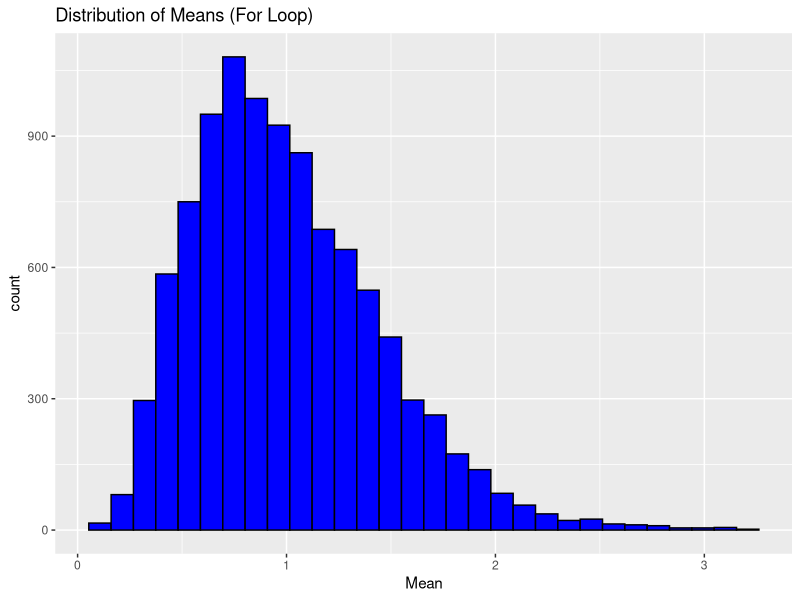
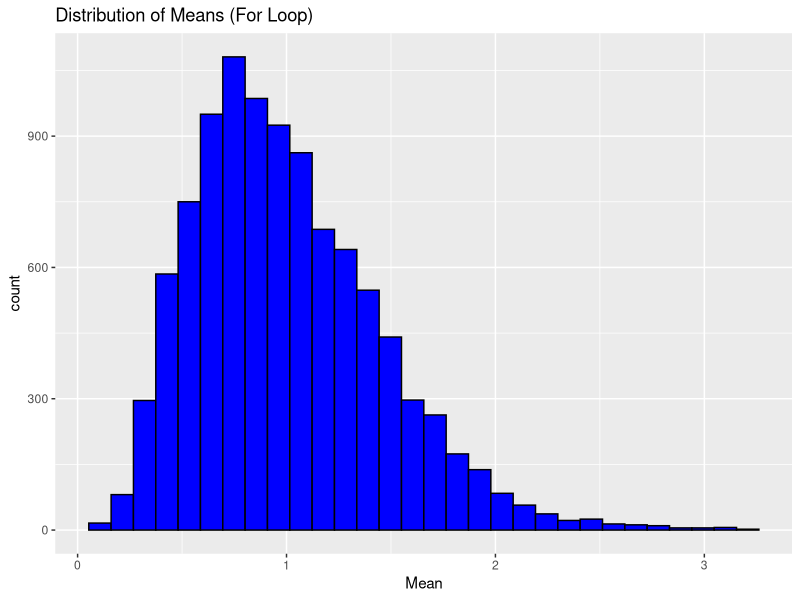
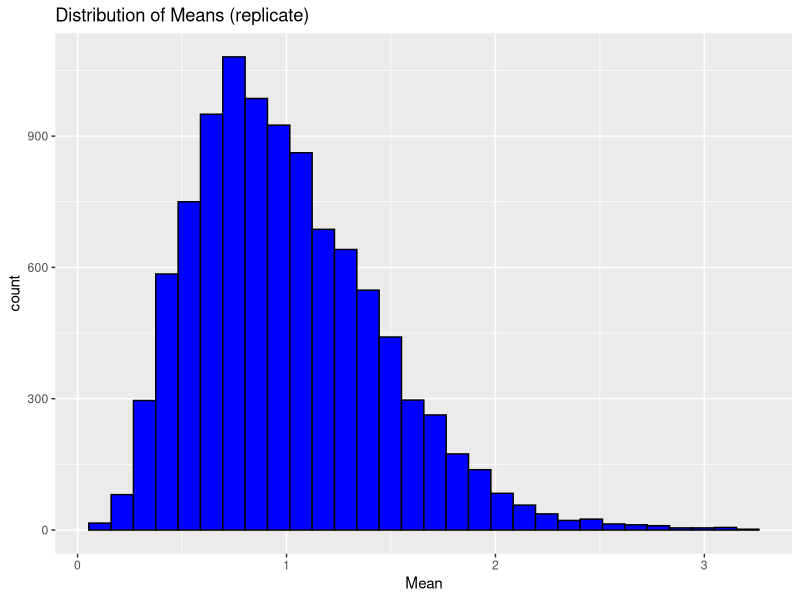
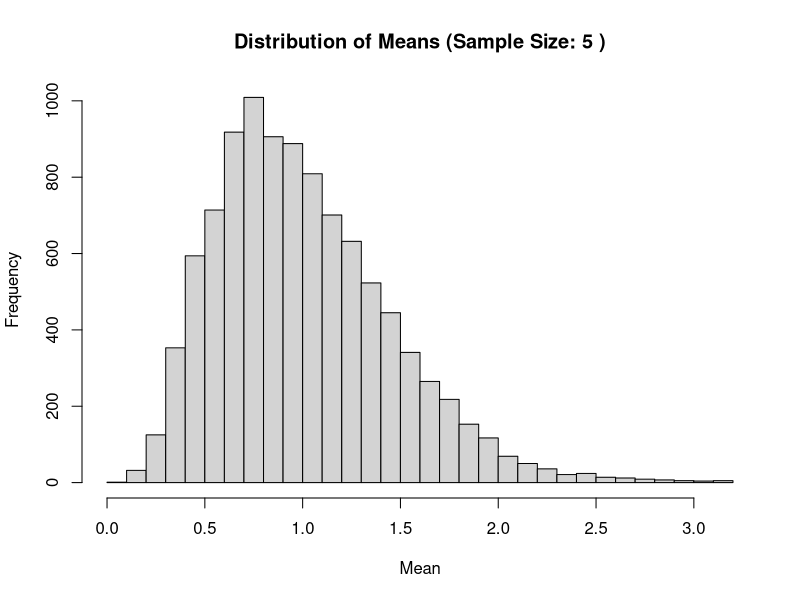
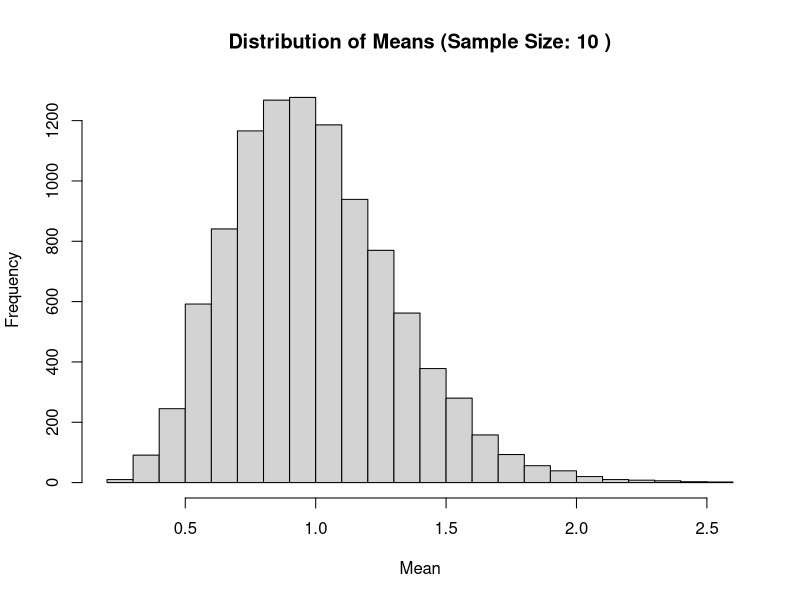
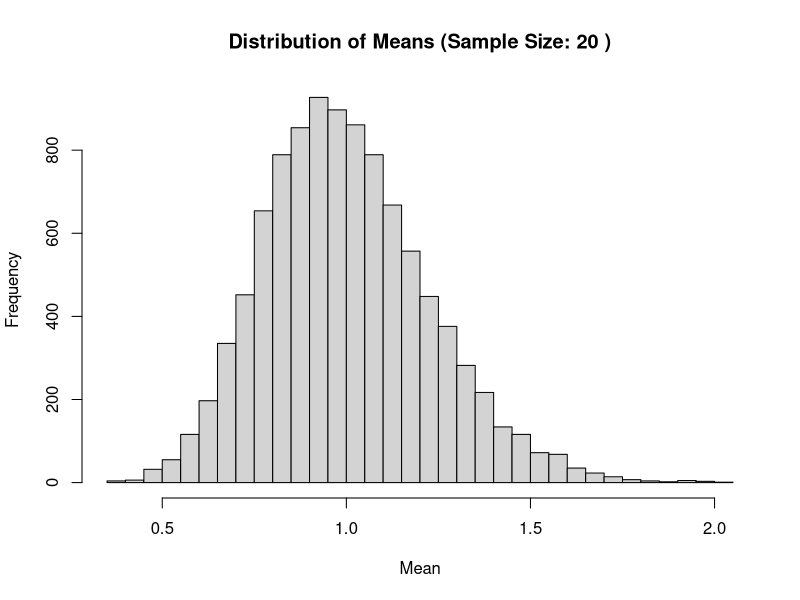

These figures' R source, in order:
#J.Kimbrough_DATA-413_HW2_CODE

#Problem 1:

library(tidyverse)
tribble( ~x,     ~y,   ~w,    ~z, 
         210,    300,  220,   180, 
         102,    100,  119,   187, 
         176,    175,  188,   173, 
         87,     95,   91,    94, 
         202,    210,  234,   218, 
         110,    122,  131,   128,
) -> dt
dt

## 1a 
### Use and show a map function 
### to find the "mean" of each column of the dt data table. 
column_means <- dt %>% 
  map_dbl(mean)
column_means


## 1b 
### Use and show a map function that will 
### calculate the "standard deviation" of each value 
### of each column of the data table dt. 
column_sds <- dt %>% 
  map_dbl(sd)
column_sds


## 1c
### Use and show a map function that will 
### calculate the "square root" of each value 
### of each column of the data table dt.
column_sqrts <- dt %>% 
  map_df(sqrt)
column_sqrts


## 1d
### Use R code to find the "mean", "max", 
### "1st Quartile", "3rd Quartile", "Median", and "Min" 
### for each column of the dt data table. 
### (Hint: You do not have to use a map function).
column_summaries <- dt %>% 
  summary()
column_summaries

#_____________________________________________________

#Problem 2: 

## Write a function that uses a for loop for each iteration, 
## randomly draws 5 observations from an exponential distribution 
## with "rate" parameter 1 (use rexp()) and calculates its "mean". 
## It should do this 10,000 times. 
## Choose an appropriate plot to plot the distribution of "means". 

set.seed(123)

draw_means_for <- function(iterations = 10000, sample_size = 5, rate = 1){
  means <- numeric(iterations)
  
  for(i in 1:iterations){
    sample <- rexp(sample_size, rate)
    means[i] <- mean(sample)
  }
  return (means)
}

means_for <- draw_means_for()

means_df <- data.frame(means = means_for)
ggplot(means_df, aes(x = means)) +
  geom_histogram(fill = "blue", color = "black") +
  xlab("Mean") + 
  ggtitle("Distribution of Means (For Loop)")

## 2a
### Repeat part 1 by using a map_* () function. 
set.seed(123)

means_map <- map_dbl(1:10000, ~ mean(rexp(5, rate = 1)))

means_map_df <- data.frame(means = means_map)
ggplot(means_df, aes(x = means)) +
  geom_histogram(fill = "blue", color = "black") +
  xlab("Mean") + 
  ggtitle("Distribution of Means (For Loop)")

## 2b
### Repeat part 1 by using the replicate () function.
set.seed(123)

means_replicate <- replicate(10000, mean(rexp(5, rate = 1)))

means_replicate_df <- data.frame(means = means_replicate)

ggplot(means_replicate_df, aes(x = means)) +
  geom_histogram(fill = "blue", color = "black") +
  xlab("Mean") + 
  ggtitle("Distribution of Means (replicate)")


## 2c
### Use another for loop that will print out plots 
### for sample size of 5, 10, and 20 observations
## (instead of just 5).
sample_sizes <- c(5, 10, 20)

set.seed(123)

for(n in sample_sizes){
  means <- numeric(10000)
  
  for(i in 1:10000){
    sample <- rexp(n, rate = 1)
    means[i] <- mean(sample)
  }
  
  hist(means, main = paste("Distribution of Means (Sample Size:", n, ")"),
       xlab = "Mean", breaks = 30)
}

#_____________________________________________________

